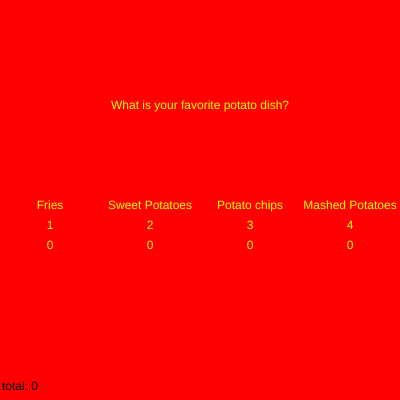
Frame 1 (no input)
Frame 60 (no input): identical to frame 1, image omitted
Frame 120 (the mouse pressed at the canvas centre since frame 60): identical to frame 1, image omitted

The p5.js sketch that drew this single still picture (run headless with seeded random() and noise() and a simulated clock; from frame 60 on, the mouse is pressed at the canvas centre):

// p5.js sketch
// ── sketch.js
var questions = "What is your favorite potato dish?";

var choices = {
  "Fries": 0,
  "Sweet Potatoes": 0,
  "Potato chips": 0,
  "Mashed Potatoes": 0
};

var currentAnswer = 0;

var textArea = 100;

var totalCounter = 0;

function setup() {
  createCanvas(400, 400);
  background("red");
  noStroke();

}

function draw() {
  background("red");
  fill("yellow");
  textAlign(CENTER);
  text(questions, 0, 100, width, 100);
  var choiceCounter = 0;
  totalCounter = 0;

  for (var keys in choices) {

    fill("yellow");
    textAlign(CENTER);
    text(keys, choiceCounter * textArea, height / 2, textArea, textArea);
    text(choiceCounter + 1, choiceCounter * textArea, height / 2 + 20, textArea, textArea);
    text(choices[keys], choiceCounter * textArea, height / 2 + 40, textArea, textArea);

    choiceCounter++;

    totalCounter += choices[keys];

  }

  choiceCounter = 0;
  for (var keys in choices) {
    var rectHeight = map(choices[keys], 0, totalCounter, 0, height);
    fill("150, 150");
    rect((choiceCounter * 100) + 20, height - rectHeight, 50, height);
    choiceCounter++;
  }

  fill(0);
  var totalMessage = "total: " + totalCounter;
  text(totalMessage, 20, height - 10);

}

function keyPressed() {
  //console.log(keyCode);

  //49 == 1, 50 == 2, 51 == 3, 52 == 4
  if (keyCode == 49) {
    choices["Fries"]++;
  } else if (keyCode == 50) {
    choices["Sweet Potatoes"]++;
  } else if (keyCode == 51) {
    choices["Potato chips"]++;
  } else if (keyCode == 52) {
    choices["Mashed Potatoes"]++;
  }




}
